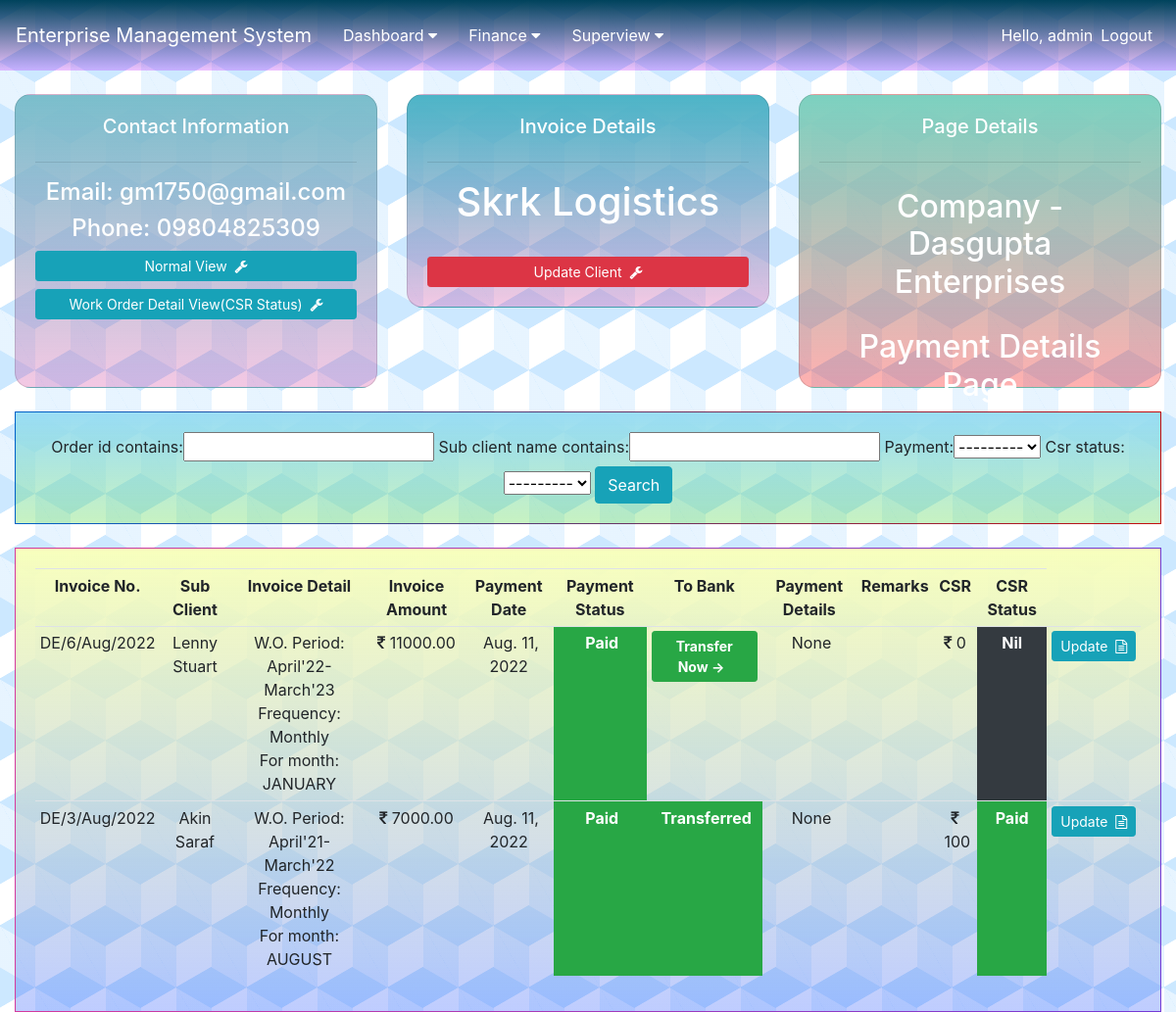
The app's page /client/invoice/13/ (signed in) with its own data.
### client/models.py (models this page shows, shortened)
class Client(models.Model):
    company = models.ForeignKey(Company, null=True, on_delete=models.CASCADE)
    name = models.CharField(max_length=100, null=True)
    phone = models.CharField(max_length=20, null=True)
    email = models.EmailField()
    address = models.TextField(max_length=200, null=True)
    timestamp = models.DateTimeField(auto_now_add=True, null=True)

class Sub_Client(models.Model):
    client = models.ForeignKey(Client, null=True, on_delete=models.CASCADE)
    name = models.CharField(max_length=100, null=True)
    phone = models.CharField(max_length=20, null=True)
    email = models.EmailField()
    address = models.TextField(max_length=200, null=True)
    work_order_number = models.CharField(max_length=120, null=True, blank=True)
    upload_document = models.FileField(upload_to="document_uploaded/", blank=True)
    work_order_period = models.CharField(max_length=100, null=True)
    frequency = models.CharField(max_length=100, null=True)
    CSR = models.IntegerField(default=0)
    timestamp = models.DateTimeField(auto_now_add=True, null=True)
    def __str__(self):
        return self.name

### company/models.py (models this page shows, shortened)
class Company(models.Model):
    name = models.CharField(max_length=100, null=True)
    timestamp = models.DateTimeField(auto_now_add=True, null=True)

### order/models.py (models this page shows, shortened)
class Order(models.Model):
    STATUS = (
        ('Pending', 'Pending'),
        ('Paid', 'Paid'),
    )
    CSR_value = (
        (True, 'Paid'),
        (False, 'Not Paid'),
    )
    MONTH = (
        ('JANUARY', 'JANUARY'),
        ('FEBRUARY', 'FEBRUARY'),
        ('MARCH', 'MARCH'),
        ('APRIL', 'APRIL'),
        ('MAY', 'MAY'),
        ('JUNE', 'JUNE'),
        ('JULY', 'JULY'),
        ('AUGUST', 'AUGUST'),
        ('SEPTEMBER', 'SEPTEMBER'),
        ('OCTOBER', 'OCTOBER'),
        ('NOVEMBER', 'NOVEMBER'),
        ('DECEMBER', 'DECEMBER'),
    )
    COLOUR_CODE = (
        ('#ffffff', 'None'),
        ('#ffc7c7', 'RED'),
        ('#99ffcc', 'GREEN'),
        ('#ffff99', 'YELLOW'),
    )
    order_id = models.CharField(max_length=120, null=True, blank=True)
    uid = models.CharField(max_length=4, null=True, blank=True)
    client = models.ForeignKey(Client, null=True, on_delete=models.CASCADE)
    colour_code = models.CharField(max_length=20, default='None', choices=COLOUR_CODE)
    company = models.ForeignKey(Company, null=True, on_delete=models.CASCADE)
    sub_client = models.ForeignKey(Sub_Client, null=True, on_delete=models.CASCADE)
    work_order_number = models.CharField(max_length=120, null=True, blank=True)
    service_1 = models.ForeignKey(Service, null=True, blank=True, on_delete=models.CASCADE, related_name='service_1')
    price_1 = models.DecimalField(default=0.00, max_digits=10, decimal_places=2)
    area_1 = models.DecimalField(default=0.00, max_digits=10, decimal_places=2)
    rate_1 = models.DecimalField(default=0.00, max_digits=10, decimal_places=2)
    service_2 = models.ForeignKey(Service, null=True, blank=True, on_delete=models.CASCADE, related_name='service_2')
    price_2 = models.DecimalField(default=0.00, max_digits=10, decimal_places=2)
    area_2 = models.DecimalField(default=0.00, max_digits=10, decimal_places=2)
    rate_2 = models.DecimalField(default=0.00, max_digits=10, decimal_places=2)
    service_3 = models.ForeignKey(Service, null=True, blank=True, on_delete=models.CASCADE, related_name='service_3')
    price_3 = models.DecimalField(default=0.00, max_digits=10, decimal_places=2)
    area_3 = models.DecimalField(default=0.00, max_digits=10, decimal_places=2)
    rate_3 = models.DecimalField(default=0.00, max_digits=10, decimal_places=2)
    service_4 = models.ForeignKey(Service, null=True, blank=True, on_delete=models.CASCADE, related_name='service_4')
    price_4 = models.DecimalField(default=0.00, max_digits=10, decimal_places=2)
    area_4 = models.DecimalField(default=0.00, max_digits=10, decimal_places=2)
    rate_4 = models.DecimalField(default=0.00, max_digits=10, decimal_places=2)
    upload_document = models.FileField(upload_to="document_uploaded/", blank=True)
    work_order_period = models.CharField(max_length=100, null=True, blank=True)
    invoice_for_month = models.CharField(max_length=100, default='JAN', choices=MONTH)
    date = models.CharField(max_length=20, default=datetime.datetime.now().strftime('%d/%m/%y'), null=True)
    frequency = models.CharField(max_length=100, null=True, blank=True)
    payment = models.CharField(max_length=100, default='Pending', choices=STATUS)
    payment_details = models.CharField(max_length=100, null=True, blank=True)
    payment_date = models.DateField(blank=True, null=True)
    bank_transfer = models.BooleanField(default=False)
    CSR = models.IntegerField(default=0)
    csr_status = models.BooleanField(default=False, choices=CSR_value)
    total = models.DecimalField(default=0.00, max_digits=10, decimal_places=2)
    challan_text = models.TextField(max_length=200, null=True, blank=True)
    remark = models.TextField(max_length=200, null=True, blank=True)
    serial_no = models.IntegerField(default=0)
    timestamp = models.DateTimeField(auto_now_add=True, null=True)

### client/views.py (the view)
# urls.py: path('invoice/<int:pk>/', views.invoice_detail_page, name='invoice_detail_view'),
@login_required(login_url='login')
def invoice_detail_page(request, pk):
    client = Client.objects.get(id=pk)
    orders = Order.objects.filter(client__name=client.name)
    total_order = orders.count()
    order_filter = OrderFilter(request.GET, queryset=orders)
    orders = order_filter.qs
    context = {
        "title": "Clients",
        "content": "Clients Page",
        "client": client,
        "orders": orders,
        "total_order": total_order,
        "order_filter": order_filter,
    }
    return render(request, 'invoice_detail.html', context)

### templates/invoice_detail.html
{% extends "base.html" %}
{% block content %}
<br>
<div class="container-fluid">
	<div class="row">
		<div class="col-md">
			<div class="card text-center text-white card-body" id="client_info">
				<h5>Contact Information</h5>
				<hr>
				<h4>Email: {{ client.email }}</h4>
				<h4>Phone: {{ client.phone }}</h4>
				<a class="btn btn-info  btn-sm btn-block" href="{% url 'client:client_view' client.id %}">Normal View&nbsp;&nbsp;<i class="fa fa-wrench" aria-hidden="true"></i></a>
				<a class="btn btn-info  btn-sm btn-block" href="{% url 'client:client_detail_view' client.id %}">Work Order Detail View(CSR Status)&nbsp;&nbsp;<i class="fa fa-wrench" aria-hidden="true"></i></a>
			</div>
		</div>
		<div class="col-md">
			<div class="card text-center text-white card-body" id="client_management">
				<h5>Invoice Details</h5>
				<hr>
				<h1 class="text-center">{{ client.name }}</h1>
				<br>
				<a class="btn btn-danger  btn-sm btn-block" href="{% url 'client:update_client' client.id %}">Update Client&nbsp;&nbsp;<i class="fa fa-wrench" aria-hidden="true"></i></a>
			</div>
		</div>
		<div class="col-md">
			<div class="card text-center text-white card-body" id="total_order">
				<h5>Page Details</h5>
				<hr>
				<h2 style="text-align: center;padding: 10px">Company - {{ client.company.name }}</h2>
				<h2 style="text-align: center;padding: 10px">Payment Details Page</h2>
			</div>
		</div>
	</div>
	<br>
	<div class="row">
		<div class="col">
			<div class="card text-center card-body border-gradient-red" id="search_card">
				<form method="get">
				{{ order_filter.form }}
				<button class="btn btn-info" type="submit">Search</button>
			  </form>
			</div>
		</div>
	</div>
	<br>
	<div class="row">
		<div class="col-md">
			<div class="card card-body border-gradient-purple" id="listview-card-dash">
				<table class="table text-center table-sm">
					<tr>
						<th class="text-center">Invoice No.</th>
                        <th class="text-center">Sub Client</th>
						<th class="text-center">Invoice Detail</th>
						<th class="text-center">Invoice Amount</th>
						<th class="text-center">Payment Date</th>
						<th class="text-center">Payment Status</th>
						<th class="text-center">To Bank</th>
						<th class="text-center">Payment Details</th>
						<th class="text-center">Remarks</th>
                        <th class="text-center">CSR</th>
						<th class="text-center">CSR Status</th>
					</tr>
					{% for order in orders|slice:"::-1"|slice:":30" %}
						<tr>
							<td class="text-center">{{ order.order_id }}</td>
							<td class="text-center">{{ order.sub_client }}</td>
							<td class="text-center">
								W.O. Period: {{ order.work_order_period }}<br>
								Frequency: {{ order.frequency }}<br>
								For month: {{ order.invoice_for_month }}<br>
							</td>
							<td class="text-center"><i class="fa fa-rupee"></i>&nbsp;{{ order.total }}</td>
							<td class="text-center">&nbsp;{{ order.payment_date }}</td>
							{% if order.payment == 'Pending' %}
								<td class="bg-danger text-white text-center font-weight-bold">&nbsp;Not Paid</td>
								<td class="text-center"><a href="{% url 'order:amount_pay' order.id %}" type="button" class="btn btn-sm btn-success font-weight-bold">Pay&nbsp;&nbsp;</a></td>
							{% else %}
								<td class="bg-success text-white text-center font-weight-bold">&nbsp;Paid</td>
								{% if order.bank_transfer == False %}
									{% if request.user.is_superuser %}
										<td class="text-center"><a href="{% url 'order:bank_transfer' order.id %}" type="button" class="btn btn-sm btn-success font-weight-bold">Transfer Now ->&nbsp;&nbsp;</a></td>
									{% else %}
										<td class="bg-danger text-white text-center font-weight-bold">&nbsp;Not Transferred</td>
									{% endif %}
								{% else %}
									<td class="bg-success text-white text-center font-weight-bold">&nbsp;Transferred</td>
								{% endif %}
							{% endif %}
                            <td class="text-center">&nbsp;{{ order.payment_details }}</td>
                            <td class="text-center">&nbsp;{{ order.remark }}</td>
							<td class="text-center"><i class="fa fa-rupee"></i>&nbsp;{{ order.CSR }}</td>
                            {% if order.CSR != 0 %}
								{% if order.csr_status == True %}
									<td class="bg-success text-white text-center font-weight-bold">Paid</td>
								{% else %}
									<td class="bg-danger text-white text-center font-weight-bold">Not Paid</td>
								{% endif %}
							{% else %}
								<td class="bg-dark text-white text-center font-weight-bold">Nil</td>
							{% endif %}
							<td class="text-center"><a href="{% url 'order:update_order' order.id 0 %}" type="button" class="btn btn-sm btn-info">Update&nbsp;&nbsp;<i class="fa fa-file-text-o" aria-hidden="true"></i></a></td>
						</tr>
					{% endfor %}
				</table>
			</div>
		</div>
	</div>
</div>
{% endblock %}

### templates/navbar.html (shortened to what this page needs)
<nav class="navbar navbar-expand-lg navbar-dark" style="background: linear-gradient(#00435c, #b400ff3d);">
  <a class="navbar-brand" href="{% url 'home' %}">Enterprise Management System</a>
  <div class="collapse navbar-collapse" id="navbarNav">
    <ul class="navbar-nav mr-auto">
      <div class="dropdown">
        <button class="dropbtn">Dashboard
          <i class="fa fa-caret-down"></i>
        </button>
      </div>
      {% if request.user.is_superuser %}
      <div class="dropdown">
        <button class="dropbtn">Finance
          <i class="fa fa-caret-down"></i>
        </button>
      </div>
      {% endif %}
      <div class="dropdown">
        <button class="dropbtn">Superview
          <i class="fa fa-caret-down"></i>
        </button>
      </div>
    </ul>
    <ul class="navbar-nav ml-auto">
      {% if request.user.is_authenticated %}
        <li class="nav-item">
          <span class="navbar-text" style="color: white;">Hello, {{ request.user }}</span>
        </li>
        <li class="nav-item">
          <a class="nav-link" href="{% url 'logout' %}" style="color: white;">Logout</a>
        </li>
      {% endif %}
    </ul>
  </div>
</nav>

### static/css/main.css (style rules this page uses)
body { background-color: #ffffff; opacity: 1; width: flex; background-image: linear-gradient(30deg, #cce8ff 12%, transparent 12.5%, transparent 87%, #cce8ff 87.5%, #cce8ff), linear-gradient(150deg, #cce8ff 12%, transparent 12.5%, transparent 87%, #cce8ff 87.5%, #cce8ff), linear-gradient(30deg, #cce8ff 12%, transparent 12.5%, transparent 87%, #cce8ff 87.5%, #cce8ff), linear-gradient(150deg, #cce8ff 12%, transparent 12.5%, transparent 87%, #cce8ff 87.5%, #cce8ff), linear-gradient(60deg, #cce8ff77 25%, transparent 25.5%, transparent 75%, #cce8ff77 75%, #cce8ff77), linear-gradient(60deg, #cce8ff77 25%, transparent 25.5%, transparent 75%, #cce8ff77 75%, #cce8ff77); background-size: 72px 126px; background-position: 0 0, 0 0, 36px 63px, 36px 63px, 0 0, 36px 63px; }
#listview-card-dash { background: linear-gradient(#f8ffbd, #0037ff40); }
#client_management { border-radius: 1rem; background: linear-gradient(#4cb4c7, #d53a9d47); }
#client_info { border-radius: 1rem; background: linear-gradient(#7abecc, #d53a9d47); height: 300px; }
#total_order { border-radius: 1rem; background: linear-gradient(#7CD1C0, #ff00004f); height: 300px; }
#search_card { background: linear-gradient(#9addf5, #4bd53a4f); }
.dropbtn { background-color: #00000000; color: white; padding: 16px; font-size: 16px; border: none; }
.border-gradient-purple { border-width: thin; border-image-slice: 1; border-image-source: linear-gradient(to left, #743ad5, #d53a9d); }
.border-gradient-red { border-width: thin; border-image-slice: 1; border-image-source: linear-gradient(to left, #c50d0d, #0062c8); }
.dropdown { position: relative; display: inline-block; }

### records on screen
Client: email "gm1750@gmail.com", phone "09804825309", name "Skrk Logistics", company.name "Dasgupta Enterprises"
Order: order_id "DE/6/Aug/2022", sub_client "Lenny Stuart", work_order_period "April'22-March'23", frequency "Monthly", invoice_for_month "JANUARY", total "11000.00", payment_date "Aug. 11, 2022", payment "Paid", payment_details "None", CSR "0", shows "Nil"
Order: order_id "DE/3/Aug/2022", sub_client "Akin Saraf", work_order_period "April'21-March'22", frequency "Monthly", invoice_for_month "AUGUST", total "7000.00", payment_date "Aug. 11, 2022", payment "Paid", payment_details "None", CSR "100", csr_status "Paid"

### other values on screen
{{ request.user }} "admin"
